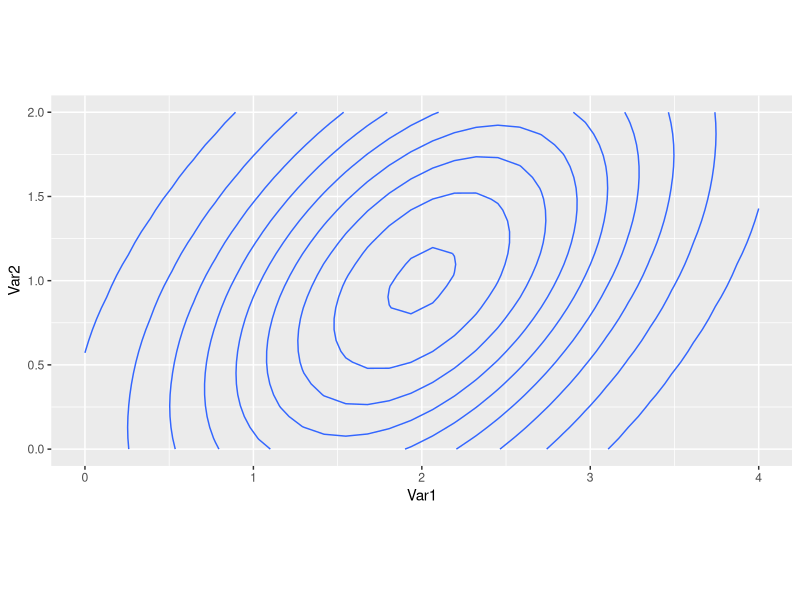
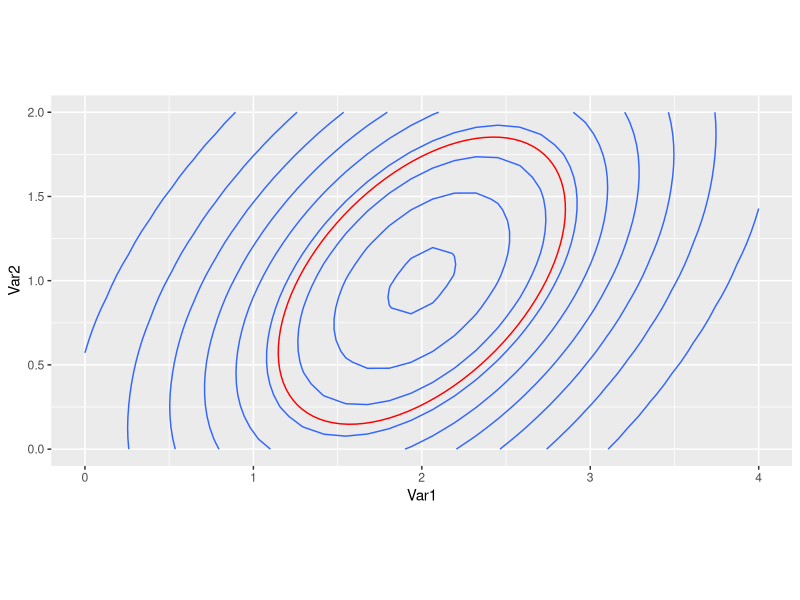
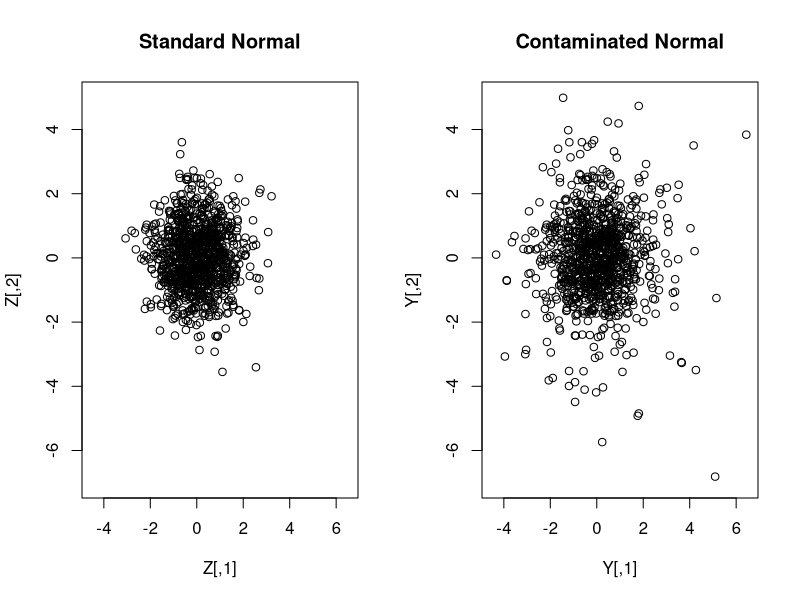
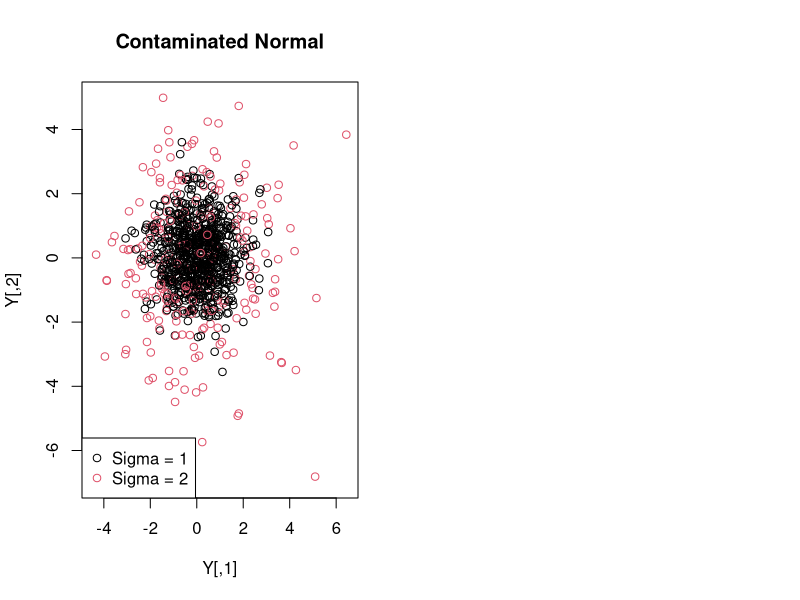
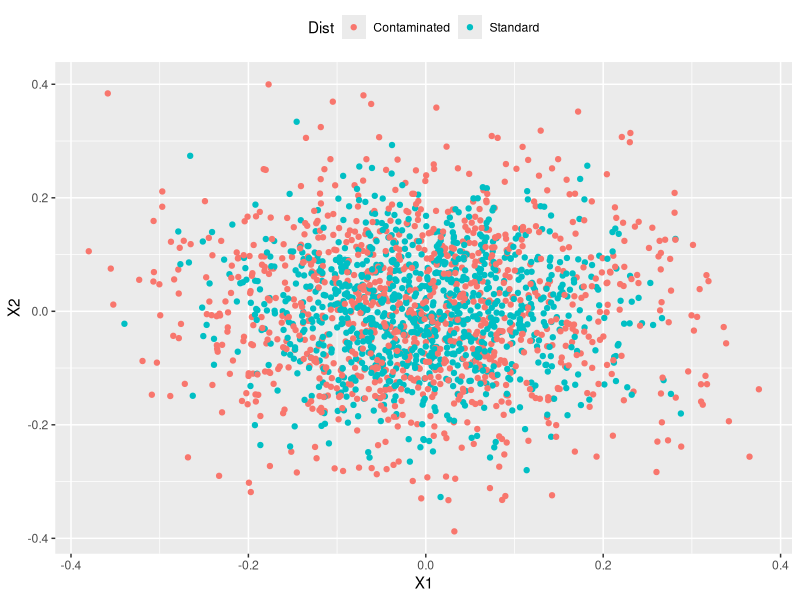
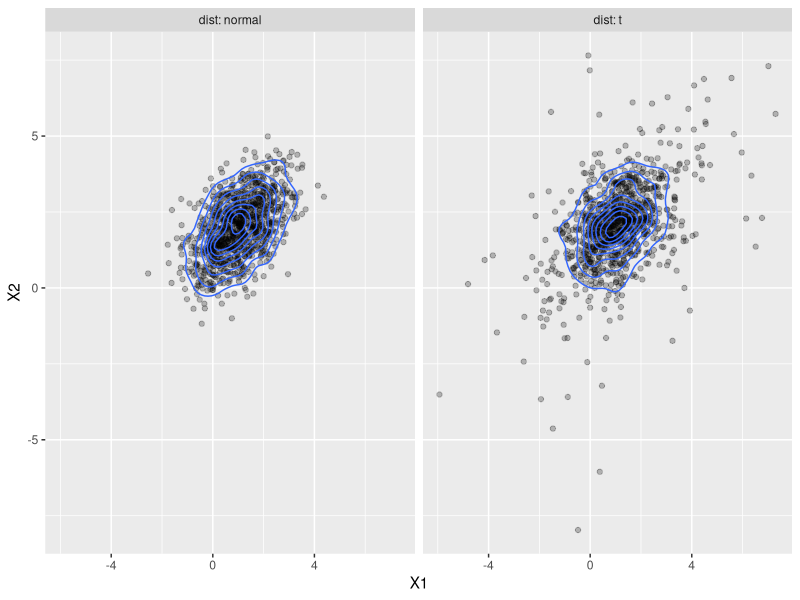

Here is the R script that generated these plots, in order:
## ----setup, include=FALSE-----------------------------------------------------
knitr::opts_chunk$set(cache=TRUE, message = FALSE)


## -----------------------------------------------------------------------------
library(mvtnorm)

mu <- c(2, 1)
Sigma <- matrix(c(1, 0.5, 0.5, 1), ncol = 2)
data <- expand.grid(seq(0, 4, length.out = 32),
                    seq(0, 2, length.out = 32))
data["dvalues"] <- dmvnorm(data, mean = mu, 
                           sigma = Sigma)


## -----------------------------------------------------------------------------
library(tidyverse)
ggplot(data, aes(Var1, Var2)) + 
  geom_contour(aes(z = dvalues))  +
  coord_fixed(ratio = 1)


## -----------------------------------------------------------------------------
k <- 0.12
const <- -2*log(k*2*pi*sqrt(det(Sigma)))

# Generate a circle
# First create a circle of radius const
theta_vect <- seq(0, 2*pi, length.out = 100)
circle <- const * cbind(cos(theta_vect), 
                        sin(theta_vect))


## -----------------------------------------------------------------------------
# Compute inverse Cholesky
transf_mat <- solve(chol(solve(Sigma)))
# Then turn circle into ellipse
ellipse <- circle %*% t(transf_mat)
# Then translate
ellipse <- t(apply(ellipse, 1, function(row) row + mu))


## -----------------------------------------------------------------------------
# Add ellipse to previous plot
ggplot(data, aes(Var1, Var2)) + 
  geom_contour(aes(z = dvalues)) +
  geom_polygon(data = data.frame(ellipse),
            aes(X1, X2), colour = 'red', fill = NA) +
  coord_fixed(ratio = 1)


## -----------------------------------------------------------------------------
set.seed(7200)

n <- 1000
p <- 2
Z <- rmvnorm(n, sigma = diag(p))


## -----------------------------------------------------------------------------
sigma <- 2
epsilon <- 0.25
w <- sample(c(sigma, 1), size = n, replace = TRUE,
            prob = c(epsilon, 1 - epsilon))

Y <- w*Z


## -----------------------------------------------------------------------------
# Plot the results
par(mfrow = c(1, 2))
plot(Z, main = 'Standard Normal',
     xlim = c(-4.5, 6.5), ylim = c(-7, 5))
plot(Y, main = 'Contaminated Normal',
     xlim = c(-4.5, 6.5), ylim = c(-7, 5))


## -----------------------------------------------------------------------------
# Colour points of Y according to 
# which distribution they come from
plot(Y, main = 'Contaminated Normal', col = w, 
     xlim = c(-4.5, 6.5), ylim = c(-7, 5))
legend("bottomleft", legend = c("Sigma = 1", "Sigma = 2"),
       col = c(1, 2), pch = 1)


## -----------------------------------------------------------------------------
# Let's look at the distribution of the sample means
B <- 1000; n <- 100
data <- purrr::map_df(seq_len(B), function(b) {
  Z <- rmvnorm(n, sigma = diag(p))
  Y <- sample(c(sigma, 1), size = n, replace = TRUE,
            prob = c(epsilon, 1 - epsilon)) * Z
  
  out <- data.frame(rbind(colMeans(Z), colMeans(Y)))
  out$Dist <- c("Standard", "Contaminated")
  return(out)
  })


## -----------------------------------------------------------------------------
ggplot(data, aes(X1, X2)) + 
  geom_point(aes(colour = Dist)) +
  theme(legend.position = 'top')


## -----------------------------------------------------------------------------
library(mvtnorm)
n <- 1000
mu <- c(1, 2)
Sigma <- matrix(c(1, 0.5, 0.5, 1), ncol = 2)
# Recall the multivariate case
Y_norm <- rmvnorm(n, mean = mu, sigma = Sigma)

colMeans(Y_norm)
cov(Y_norm)


## -----------------------------------------------------------------------------
# Now the t distribution
nu <- 4
Y_t <- rmvt(n, sigma = Sigma, df = nu, delta = mu)

colMeans(Y_t)
cov(Y_t)


## -----------------------------------------------------------------------------
data_plot <- rbind(
  mutate(data.frame(Y_norm), dist = "normal"),
  mutate(data.frame(Y_t), dist = "t")
)

ggplot(data_plot, aes(X1, X2)) +
  geom_point(alpha = 0.25) +
  geom_density_2d() +
  facet_grid(~ dist, labeller = label_both)

